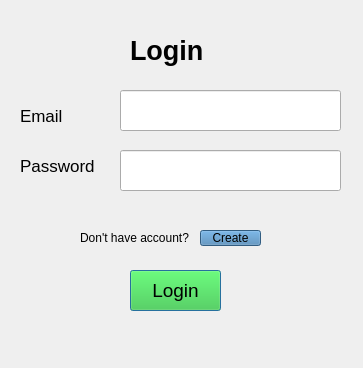
<?xml version="1.0" encoding="UTF-8"?>
<ui version="4.0">
 <class>Dialog</class>
 <widget class="QDialog" name="Dialog">
  <property name="geometry">
   <rect>
    <x>0</x>
    <y>0</y>
    <width>363</width>
    <height>368</height>
   </rect>
  </property>
  <property name="windowTitle">
   <string>Dialog</string>
  </property>
  <widget class="QLabel" name="label">
   <property name="geometry">
    <rect>
     <x>130</x>
     <y>30</y>
     <width>101</width>
     <height>41</height>
    </rect>
   </property>
   <property name="styleSheet">
    <string notr="true">font-size:20pt;
font-weight:bold</string>
   </property>
   <property name="text">
    <string>Login</string>
   </property>
  </widget>
  <widget class="QLabel" name="label_2">
   <property name="geometry">
    <rect>
     <x>20</x>
     <y>100</y>
     <width>91</width>
     <height>31</height>
    </rect>
   </property>
   <property name="styleSheet">
    <string notr="true">font-size:13pt</string>
   </property>
   <property name="text">
    <string>Email</string>
   </property>
  </widget>
  <widget class="QLabel" name="label_3">
   <property name="geometry">
    <rect>
     <x>20</x>
     <y>150</y>
     <width>101</width>
     <height>31</height>
    </rect>
   </property>
   <property name="styleSheet">
    <string notr="true">font-size:13pt</string>
   </property>
   <property name="text">
    <string>Password</string>
   </property>
  </widget>
  <widget class="QLineEdit" name="email">
   <property name="geometry">
    <rect>
     <x>120</x>
     <y>90</y>
     <width>221</width>
     <height>41</height>
    </rect>
   </property>
   <property name="styleSheet">
    <string notr="true">font-size:12pt</string>
   </property>
   <property name="text">
    <string/>
   </property>
  </widget>
  <widget class="QLineEdit" name="password">
   <property name="geometry">
    <rect>
     <x>120</x>
     <y>150</y>
     <width>221</width>
     <height>41</height>
    </rect>
   </property>
   <property name="styleSheet">
    <string notr="true">font-size:12pt</string>
   </property>
  </widget>
  <widget class="QPushButton" name="loginbutton">
   <property name="geometry">
    <rect>
     <x>130</x>
     <y>270</y>
     <width>91</width>
     <height>41</height>
    </rect>
   </property>
   <property name="styleSheet">
    <string notr="true">font-size:14pt;
background-color:LimeGreen
</string>
   </property>
   <property name="text">
    <string>Login</string>
   </property>
  </widget>
  <widget class="QLabel" name="label_4">
   <property name="geometry">
    <rect>
     <x>80</x>
     <y>230</y>
     <width>121</width>
     <height>16</height>
    </rect>
   </property>
   <property name="text">
    <string>Don't have account?</string>
   </property>
  </widget>
  <widget class="QPushButton" name="createaccbutton">
   <property name="geometry">
    <rect>
     <x>200</x>
     <y>230</y>
     <width>61</width>
     <height>16</height>
    </rect>
   </property>
   <property name="styleSheet">
    <string notr="true">background-color:SteelBlue</string>
   </property>
   <property name="text">
    <string>Create</string>
   </property>
  </widget>
 </widget>
 <resources/>
 <connections/>
</ui>
